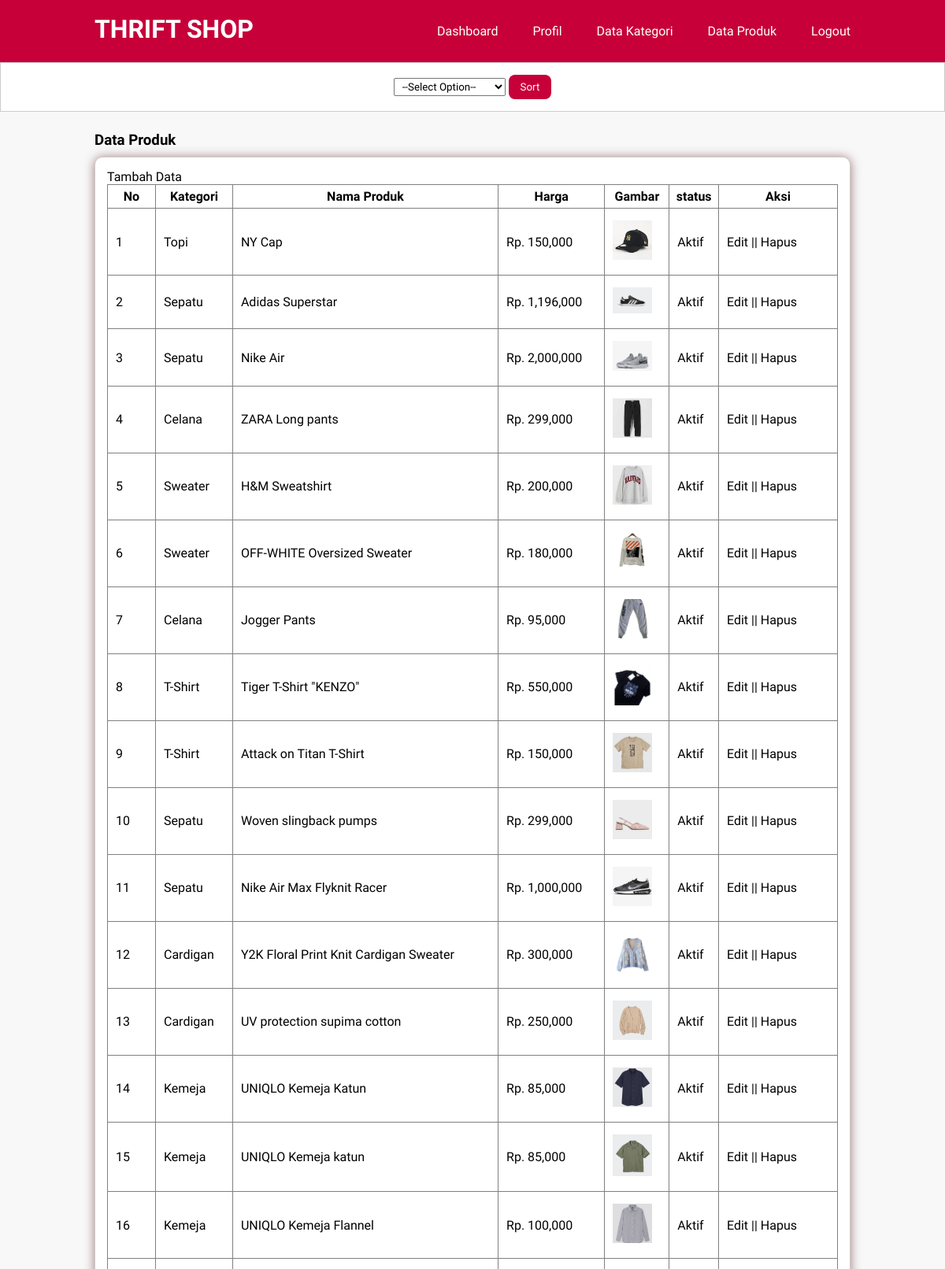
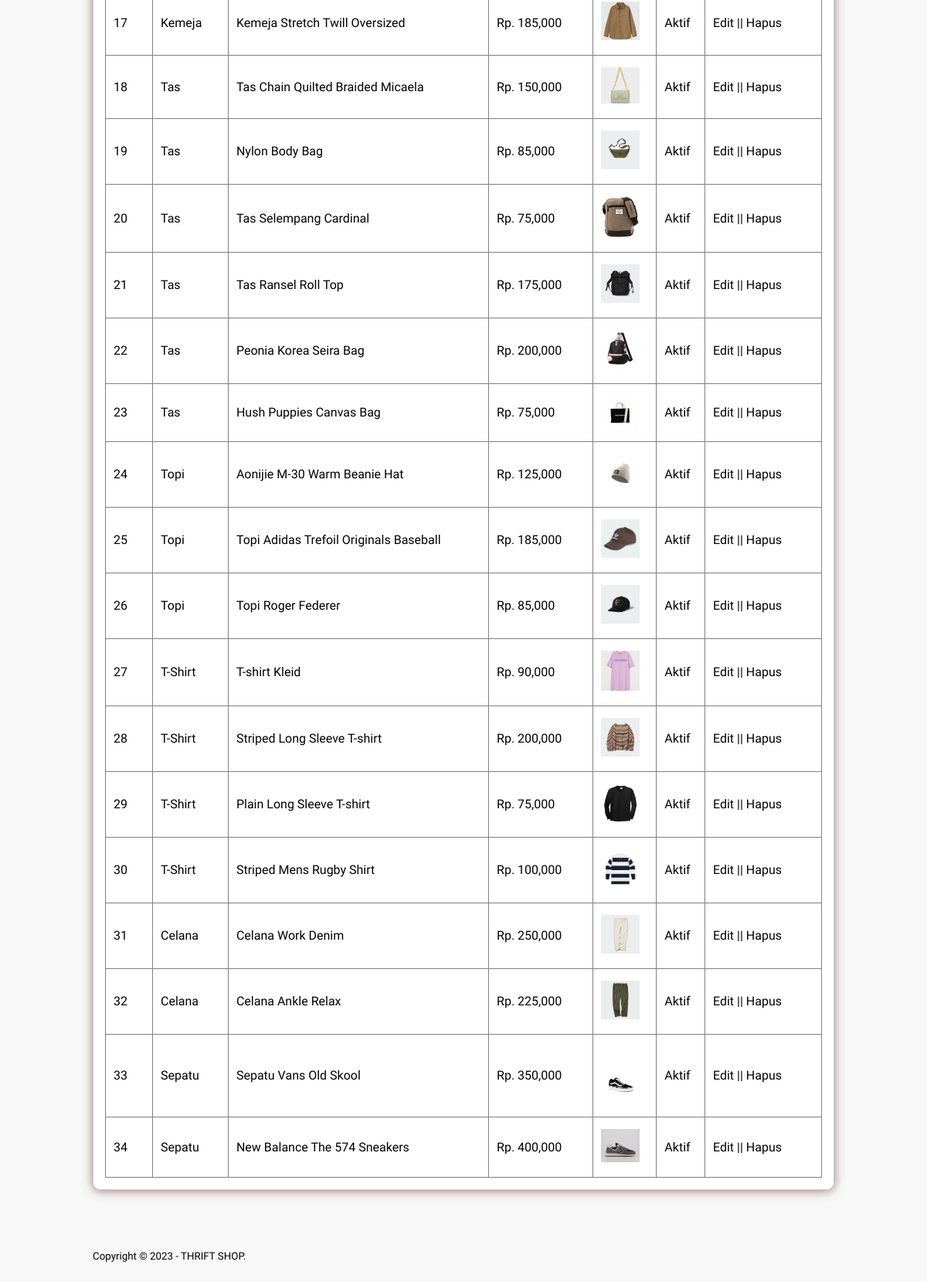
The app's page /data-produk.php (signed in) with its own data (2 pictures, top to bottom).
### tables this page shows
CREATE TABLE `tb_produk` (
  `id_produk` int(10) NOT NULL,
  `id_kategori` int(10) NOT NULL,
  `nama_produk` varchar(100) NOT NULL,
  `harga_produk` int(30) NOT NULL,
  `deskripsi_produk` text NOT NULL,
  `img_produk` varchar(100) NOT NULL,
  `status_produk` tinyint(1) NOT NULL,
  `data_created` timestamp NOT NULL DEFAULT current_timestamp()
);

CREATE TABLE `tb_kategori` (
  `id_kategori` int(10) NOT NULL,
  `nama_kategori` varchar(50) NOT NULL
);

### data-produk.php (the view, shortened to what this page needs)
<?php
    include 'db.php';
?>
<!DOCTYPE html>
<html lang="en">
<head>
    <link rel="stylesheet" type="text/css" href="css/style.css">
</head>
<body>
    <header>
        <div class="container">
            <h1><a href="halaman_admin.php">THRIFT SHOP</a></h1>
            <ul>
                <li><a href="halaman_admin.php">Dashboard</a></li>
                <li><a href="profil.php">Profil</a></li>
                <li><a href="data-kategori.php">Data Kategori</a></li>
                <li><a href="data-produk.php">Data Produk</a></li>
                <li><a href="logout.php">Logout</a></li>
            </ul>
        </div>
    </header>
    <div class="sort">
        <div class="container">
        <form action="" method="GET">
            <div class="row">
                <div class="col-md-4">
                    <div class="input-group mb-3">
                        <select name="sort" class="form-control">
                            <option value="">--Select Option--</option>
                        </select>
                        <button type="submit" class="btn">Sort</button>
                    </div>
                </div>
            </div>
        </form>
        </div>
    </div>
    <div class="section">
        <div class="container">
            <h3>Data Produk</h3>
            <div class="box">
                <p><a href="tambah-produk.php">Tambah Data</a></p>
                <table border="1" cellspacing="0" class="table">
                    <thead>
                        <tr>
                            <th width="60px">No</th>
                            <th>Kategori</th>
                            <th>Nama Produk</th>
                            <th>Harga</th>
                            <th>Gambar</th>
                            <th>status</th>
                            <th width="150px">Aksi</th>
                        </tr>
                    </thead>
                    <tbody>
                        <?php
                        $sort = "";
                            $produk = mysqli_query($conn, "SELECT * FROM tb_produk LEFT JOIN tb_kategori USING (id_kategori) $sort");
                            $no = 1;
                            if(mysqli_num_rows($produk) > 0){
                            while($row = mysqli_fetch_array($produk)){
                        ?>
                        <tr>
                            <td><?php echo $no++ ?></td>
                            <td><?php echo $row['nama_kategori'] ?></td>
                            <td><?php echo $row['nama_produk'] ?></td>
                            <td>Rp. <?php echo number_format($row['harga_produk']) ?></td>
                            <td><a href="produk/<?php echo $row['img_produk'] ?>" target="_blank"><img src="produk/<?php echo $row['img_produk'] ?>" width="50px"></a></td>
                            <td><?php echo ($row['status_produk'] == 0)? 'Tidak Aktif':'Aktif'; ?></td>
                            <td>
                                <a href="edit-produk.php?id=<?php echo $row['id_produk'] ?>">Edit</a> || <a href="proses-hapus.php?idp=<?php echo $row['id_produk'] ?>" onclick="return confirm('Anda yakin ingin hapus ?')">Hapus</a>
                            </td>
                        </tr>
                        <?php }}else{ ?>
                            <tr>
                                <td colspan="7">Tidak ada data</td>
                            </tr>
                        <?php } ?>
                    </tbody>
                </table>
            </div>
        </div>
    </div>
    <footer>
        <div class="container">
            <small>Copyright &copy; 2023 - THRIFT SHOP.</small>
        </div>
    </footer>
</body>
</html>

### css/style.css (style rules this page uses)
* { padding:0; margin:0; font-family: 'Oxygen', sans-serif; }
body { background-color: #f8f8f8 ; }
a { color: inherit; text-decoration: none; }
.btn { padding:8px 15px; background-color: #C70039; color: #fff; border: 10px; border-radius: 8px; cursor: pointer; }
header { background-color:#C70039; color:#fff }
header h1 { float: left; padding:18px 0; }
header ul { float: right; }
header ul li { display: inline-block; padding: 10px 0px; }
header ul li a { padding:20px 0 20px 40px; display: inline-block; }
footer { padding:25px 0; }
select { padding: 2px 6px; }
.container { width: 80%; margin:0 auto; }
.container:after { content: ''; display: block; clear: both; }
.section { padding:25px 0; }
.box { background-color:#fff; border:1px solid #ccc; padding:15px; box-sizing: border-box; margin:10px 0 25px 0; border-radius: 10px; box-shadow: 0 1px 13px rgba(120, 61, 61, 0.694); }
.box:after { content: ''; display: block; clear: both; }
.table { width: 100%; border-collapse: collapse; }
.table tr { height: 30px; }
.table tr td { padding:15px 10px; }
.sort { padding:15px 0; background-color: #fff ; border:1px solid #ccc; text-align: center; }

### records on screen
tb_produk: id_kategori.nama_kategori "Topi", nama_produk "NY Cap", harga_produk "150,000", img_produk (picture), status_produk "Aktif"
tb_produk: id_kategori.nama_kategori "Sepatu", nama_produk "Adidas Superstar", harga_produk "1,196,000", img_produk (picture), status_produk "Aktif"
tb_produk: id_kategori.nama_kategori "Sepatu", nama_produk "Nike Air", harga_produk "2,000,000", img_produk (picture), status_produk "Aktif"
tb_produk: id_kategori.nama_kategori "Celana", nama_produk "ZARA Long pants", harga_produk "299,000", img_produk (picture), status_produk "Aktif"
tb_produk: id_kategori.nama_kategori "Sweater", nama_produk "H&M Sweatshirt", harga_produk "200,000", img_produk (picture), status_produk "Aktif"
tb_produk: id_kategori.nama_kategori "Sweater", nama_produk "OFF-WHITE Oversized Sweater", harga_produk "180,000", img_produk (picture), status_produk "Aktif"
tb_produk: id_kategori.nama_kategori "Celana", nama_produk "Jogger Pants", harga_produk "95,000", img_produk (picture), status_produk "Aktif"
tb_produk: id_kategori.nama_kategori "T-Shirt", nama_produk "Tiger T-Shirt \"KENZO\"", harga_produk "550,000", img_produk (picture), status_produk "Aktif"
tb_produk: id_kategori.nama_kategori "T-Shirt", nama_produk "Attack on Titan T-Shirt", harga_produk "150,000", img_produk (picture), status_produk "Aktif"
tb_produk: id_kategori.nama_kategori "Sepatu", nama_produk "Woven slingback pumps", harga_produk "299,000", img_produk (picture), status_produk "Aktif"
tb_produk: id_kategori.nama_kategori "Sepatu", nama_produk "Nike Air Max Flyknit Racer", harga_produk "1,000,000", img_produk (picture), status_produk "Aktif"
tb_produk: id_kategori.nama_kategori "Cardigan", nama_produk "Y2K Floral Print Knit Cardigan Sweater", harga_produk "300,000", img_produk (picture), status_produk "Aktif"
tb_produk: id_kategori.nama_kategori "Cardigan", nama_produk "UV protection supima cotton", harga_produk "250,000", img_produk (picture), status_produk "Aktif"
tb_produk: id_kategori.nama_kategori "Kemeja", nama_produk "UNIQLO Kemeja Katun", harga_produk "85,000", img_produk (picture), status_produk "Aktif"
tb_produk: id_kategori.nama_kategori "Kemeja", nama_produk "UNIQLO Kemeja katun", harga_produk "85,000", img_produk (picture), status_produk "Aktif"
tb_produk: id_kategori.nama_kategori "Kemeja", nama_produk "UNIQLO Kemeja Flannel", harga_produk "100,000", img_produk (picture), status_produk "Aktif"
tb_produk: id_kategori.nama_kategori "Kemeja", nama_produk "Kemeja Stretch Twill Oversized", harga_produk "185,000", img_produk (picture), status_produk "Aktif"
tb_produk: id_kategori.nama_kategori "Tas", nama_produk "Tas Chain Quilted Braided Micaela", harga_produk "150,000", img_produk (picture), status_produk "Aktif"
tb_produk: id_kategori.nama_kategori "Tas", nama_produk "Nylon Body Bag", harga_produk "85,000", img_produk (picture), status_produk "Aktif"
tb_produk: id_kategori.nama_kategori "Tas", nama_produk "Tas Selempang Cardinal", harga_produk "75,000", img_produk (picture), status_produk "Aktif"
tb_produk: id_kategori.nama_kategori "Tas", nama_produk "Tas Ransel Roll Top", harga_produk "175,000", img_produk (picture), status_produk "Aktif"
tb_produk: id_kategori.nama_kategori "Tas", nama_produk "Peonia Korea Seira Bag", harga_produk "200,000", img_produk (picture), status_produk "Aktif"
tb_produk: id_kategori.nama_kategori "Tas", nama_produk "Hush Puppies Canvas Bag", harga_produk "75,000", img_produk (picture), status_produk "Aktif"
tb_produk: id_kategori.nama_kategori "Topi", nama_produk "Aonijie M-30 Warm Beanie Hat", harga_produk "125,000", img_produk (picture), status_produk "Aktif"
tb_produk: id_kategori.nama_kategori "Topi", nama_produk "Topi Adidas Trefoil Originals Baseball", harga_produk "185,000", img_produk (picture), status_produk "Aktif"
tb_produk: id_kategori.nama_kategori "Topi", nama_produk "Topi Roger Federer", harga_produk "85,000", img_produk (picture), status_produk "Aktif"
tb_produk: id_kategori.nama_kategori "T-Shirt", nama_produk "T-shirt Kleid", harga_produk "90,000", img_produk (picture), status_produk "Aktif"
tb_produk: id_kategori.nama_kategori "T-Shirt", nama_produk "Striped Long Sleeve T-shirt", harga_produk "200,000", img_produk (picture), status_produk "Aktif"
tb_produk: id_kategori.nama_kategori "T-Shirt", nama_produk "Plain Long Sleeve T-shirt", harga_produk "75,000", img_produk (picture), status_produk "Aktif"
tb_produk: id_kategori.nama_kategori "T-Shirt", nama_produk "Striped Mens Rugby Shirt", harga_produk "100,000", img_produk (picture), status_produk "Aktif"
tb_produk: id_kategori.nama_kategori "Celana", nama_produk "Celana Work Denim", harga_produk "250,000", img_produk (picture), status_produk "Aktif"
tb_produk: id_kategori.nama_kategori "Celana", nama_produk "Celana Ankle Relax", harga_produk "225,000", img_produk (picture), status_produk "Aktif"
tb_produk: id_kategori.nama_kategori "Sepatu", nama_produk "Sepatu Vans Old Skool", harga_produk "350,000", img_produk (picture), status_produk "Aktif"
tb_produk: id_kategori.nama_kategori "Sepatu", nama_produk "New Balance The 574 Sneakers", harga_produk "400,000", img_produk (picture), status_produk "Aktif"
